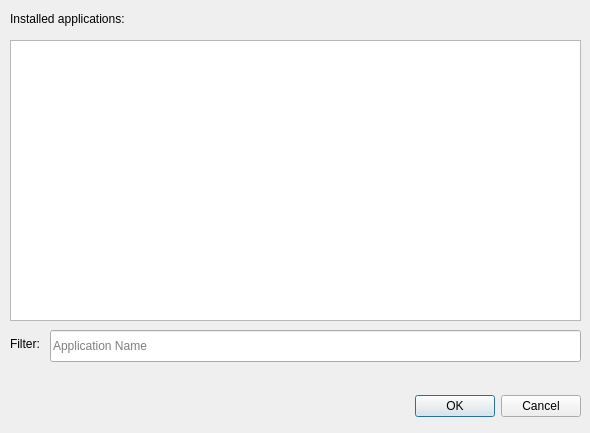
<?xml version="1.0" encoding="UTF-8"?>
<ui version="4.0">
 <class>AppSelector</class>
 <widget class="QDialog" name="AppSelector">
  <property name="geometry">
   <rect>
    <x>0</x>
    <y>0</y>
    <width>590</width>
    <height>433</height>
   </rect>
  </property>
  <property name="windowTitle">
   <string>Select Application</string>
  </property>
  <widget class="QDialogButtonBox" name="buttonBox">
   <property name="geometry">
    <rect>
     <x>240</x>
     <y>390</y>
     <width>341</width>
     <height>32</height>
    </rect>
   </property>
   <property name="orientation">
    <enum>Qt::Orientation::Horizontal</enum>
   </property>
   <property name="standardButtons">
    <set>QDialogButtonBox::StandardButton::Cancel|QDialogButtonBox::StandardButton::Ok</set>
   </property>
  </widget>
  <widget class="QListView" name="listInstalledApps">
   <property name="geometry">
    <rect>
     <x>10</x>
     <y>40</y>
     <width>571</width>
     <height>281</height>
    </rect>
   </property>
  </widget>
  <widget class="QLabel" name="label0">
   <property name="geometry">
    <rect>
     <x>10</x>
     <y>10</y>
     <width>151</width>
     <height>18</height>
    </rect>
   </property>
   <property name="text">
    <string>Installed applications:</string>
   </property>
  </widget>
  <widget class="QLabel" name="label1">
   <property name="geometry">
    <rect>
     <x>10</x>
     <y>335</y>
     <width>58</width>
     <height>18</height>
    </rect>
   </property>
   <property name="text">
    <string>Filter:</string>
   </property>
  </widget>
  <widget class="QLineEdit" name="filterBox">
   <property name="geometry">
    <rect>
     <x>50</x>
     <y>330</y>
     <width>531</width>
     <height>32</height>
    </rect>
   </property>
   <property name="placeholderText">
    <string>Application Name</string>
   </property>
  </widget>
 </widget>
 <resources/>
 <connections>
  <connection>
   <sender>buttonBox</sender>
   <signal>accepted()</signal>
   <receiver>AppSelector</receiver>
   <slot>accept()</slot>
   <hints>
    <hint type="sourcelabel">
     <x>248</x>
     <y>254</y>
    </hint>
    <hint type="destinationlabel">
     <x>157</x>
     <y>274</y>
    </hint>
   </hints>
  </connection>
  <connection>
   <sender>buttonBox</sender>
   <signal>rejected()</signal>
   <receiver>AppSelector</receiver>
   <slot>reject()</slot>
   <hints>
    <hint type="sourcelabel">
     <x>316</x>
     <y>260</y>
    </hint>
    <hint type="destinationlabel">
     <x>286</x>
     <y>274</y>
    </hint>
   </hints>
  </connection>
 </connections>
</ui>
